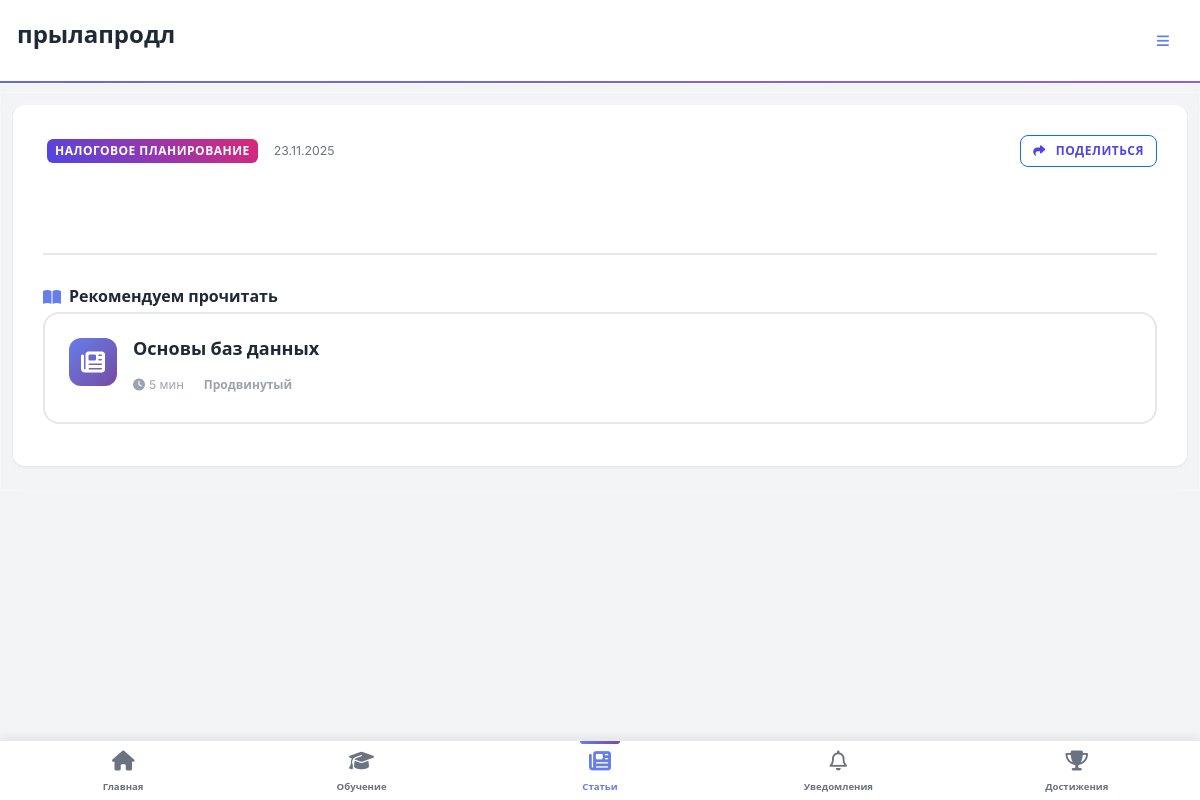
The app's page /articles/3/ (signed in) with its own data.
### game/models.py (models this page shows, shortened)
class Article(models.Model):
    title = models.CharField(max_length=200)
    content = models.TextField()
    topic = models.ForeignKey(Topic, on_delete=models.CASCADE)
    created_at = models.DateTimeField(auto_now_add=True)

class Topic(models.Model):
    MAIN_CATEGORIES = [
        ('basics', 'Основы финансов'),
        ('security', 'Безопасность'),
        ('investments', 'Инвестиции'),
        ('planning', 'Планирование'),
    ]
    name = models.CharField(max_length=100, unique=True)
    description = models.TextField(blank=True)
    icon = models.CharField(max_length=50, default="fa-graduation-cap")  # для иконок (Font Awesome)
    main_category = models.CharField(max_length=20, choices=MAIN_CATEGORIES, default='basics')
    order_in_category = models.PositiveIntegerField(default=1)
    is_active = models.BooleanField(default=True)
    is_subcategory = models.BooleanField(default=False)
    parent_category = models.ForeignKey('self', on_delete=models.CASCADE, null=True, blank=True)
    class Meta:
        ordering = ['main_category', 'order_in_category']

### game/views.py (the view)
# urls.py: path('articles/<int:pk>/', views.article_detail, name='article_detail'),  # /articles/1/
@login_required
def article_detail(request, pk):
    article = get_object_or_404(Article, pk=pk)
    related_articles = Article.objects.filter(
        topic=article.topic
    ).exclude(pk=pk).order_by('?')[:4]  # Случайный порядок, максимум 4
    return render(request, 'game/article_detail.html', {
        'article': article,
        'related_articles': related_articles
    })

### accounts/models.py (called while the page is built)
    def get_avatar_display(self):
        if self.avatar:
            return self.avatar.url
        elif self.default_avatar:
            return f"/static/avatars/default/{self.default_avatar}.svg"
        else:
            return None

### game/context_processors.py (called while the page is built)
def notifications_context(request):
    try:
        if request.user.is_authenticated:
            return {
                'unread_notifications_count': Notification.objects.filter(
                    user=request.user,
                    is_read=False
                ).count()
            }
    except Exception:
        pass
    return {'unread_notifications_count': 0}

def mobile_view_context(request):
    user_agent = request.META.get('HTTP_USER_AGENT', '').lower()
    mobile_keywords = [
        'mobile', 'android', 'iphone', 'ipod', 'ipad',
        'blackberry', 'windows phone', 'webos', 'opera mini',
        'iemobile', 'mobile safari'
    ]
    is_mobile = any(keyword in user_agent for keyword in mobile_keywords)
    if 'force_mobile_view' in request.session:
        is_mobile = request.session['force_mobile_view']
    return {
        'mobile_view': is_mobile
    }

def achievements_context(request):
    if request.user.is_authenticated:
        user_achievements = UserAchievement.objects.filter(
            user=request.user
        ).select_related('achievement').order_by('-earned_at')[:10]
        achievements_list = []
        for ua in user_achievements:
            achievements_list.append({
                'achievement': ua.achievement,
                'earned_at': ua.earned_at
            })
        return {
            'mobile_achievements': achievements_list,
            'mobile_achievements_count': UserAchievement.objects.filter(user=request.user).count()
        }
    return {
        'mobile_achievements': [],
        'mobile_achievements_count': 0
    }

### templates/game/article_detail.html (shortened to what this page needs)
{% extends 'base.html' %}
{% load static %}
{% block page_title %}{{ article.title }}{% endblock %}
{% block content %}
<div class="card">
  <div class="card-body">
    <div class="d-flex justify-content-between align-items-center mb-4">
      <div class="d-flex align-items-center gap-2">
        <span class="badge bg-primary">{{ article.topic.name }}</span>
        <span class="text-muted small">{{ article.created_at|date:"d.m.Y" }}</span>
      </div>
      <div class="article-actions">
        <button class="btn btn-sm btn-outline-primary" onclick="shareArticle()">
          <i class="fa-solid fa-share me-1"></i>Поделиться
        </button>
      </div>
    </div>
    <div class="article-content">
    </div>
    {% if related_articles %}
    <div class="related-articles mt-5">
      <h4 class="related-title">
        <i class="fa-solid fa-book-open me-2"></i>Рекомендуем прочитать
      </h4>
      <div class="row g-3">
        {% for related in related_articles %}
        <div class="col-md-6">
          <a href="{% url 'article_detail' related.id %}" class="related-article-card">
            <div class="related-icon">
              <i class="fa-solid fa-newspaper"></i>
            </div>
            <div class="related-content">
              <h5 class="related-article-title">{{ related.title }}</h5>
              <div class="related-meta">
                <span><i class="fa-solid fa-clock me-1"></i>{{ related.reading_time|default:"5 мин" }}</span>
                <span class="ms-2 difficulty-badge difficulty-{{ related.difficulty }}">
                  {% if related.difficulty == 'beginner' %}Начальный
                  {% elif related.difficulty == 'intermediate' %}Средний
                  {% else %}Продвинутый{% endif %}
                </span>
              </div>
            </div>
          </a>
        </div>
        {% endfor %}
      </div>
    </div>
    {% endif %}
  </div>
</div>
{% endblock %}

### static/css/finquest.css (style rules this page uses)
:root { --game-primary: #4f46e5; --game-secondary: #db2777; --game-accent: #d97706; --game-success: #059669; --game-danger: #dc2626; --game-dark: #111827; --game-surface: #f8fafc; --game-text: #0f172a; }
body { font-family: 'Inter', system-ui, -apple-system, Segoe UI, Roboto, sans-serif; color: var(--game-text); background: linear-gradient(135deg, #0f0f23 0%, #1a1a3e 25%, #2d1b69 50%, #1a1a3e 75%, #0f0f23 100%); min-height: 100vh; background-attachment: fixed; position: relative; overflow-x: hidden; }
body::before { content: ''; position: fixed; top: 0; left: 0; width: 100%; height: 100%; background: radial-gradient(circle at 20% 80%, rgba(120, 119, 198, 0.3) 0%, transparent 50%), radial-gradient(circle at 80% 20%, rgba(255, 119, 198, 0.3) 0%, transparent 50%), radial-gradient(circle at 40% 40%, rgba(120, 219, 255, 0.2) 0%, transparent 50%); animation: backgroundShift 20s ease-in-out infinite; z-index: -1; }
.card { border: none; background: linear-gradient(135deg, rgba(255,255,255,0.98) 0%, rgba(255,255,255,0.92) 100%); backdrop-filter: blur(20px); border-radius: 16px; box-shadow: 0 8px 32px rgba(0,0,0,0.2), 0 0 40px rgba(120, 119, 198, 0.15), inset 0 1px 0 rgba(255,255,255,0.2); border: 1px solid rgba(255,255,255,0.4); transition: all 0.3s ease; position: relative; overflow: hidden; color: var(--game-text); }
.card::before { content: ''; position: absolute; top: 0; left: -100%; width: 100%; height: 100%; background: linear-gradient(90deg, transparent, rgba(255,255,255,0.4), transparent); transition: left 0.6s ease; z-index: 1; }
.badge { border-radius: 20px; padding: 8px 16px; font-weight: 600; text-transform: uppercase; letter-spacing: 0.5px; font-size: 0.75rem; }
.badge.bg-primary { background: linear-gradient(45deg, var(--game-primary), var(--game-secondary)) !important; }
.btn { border-radius: 12px; font-weight: 700; padding: 12px 24px; transition: all 0.3s ease; text-transform: uppercase; letter-spacing: 0.5px; font-size: 0.875rem; position: relative; overflow: hidden; }
.btn::before { content: ''; position: absolute; top: 0; left: -100%; width: 100%; height: 100%; background: linear-gradient(90deg, transparent, rgba(255,255,255,0.3), transparent); transition: left 0.5s ease; }
.btn-outline-primary { color: var(--game-primary); background: rgba(255,255,255,0.8); backdrop-filter: blur(5px); font-weight: 600; }
.article-content { line-height: 1.6; color: #ffffff !important; }

### static/css/mobile-app.css (style rules this page uses)
body.mobile-view { scroll-behavior: smooth; -webkit-overflow-scrolling: touch; }

### templates/base.html (style rules this page uses)
body { padding-bottom: 0; }

### templates/game/article_detail.html (style rules this page uses)
.related-articles { padding-top: 2rem; border-top: 2px solid #e5e7eb; }
.related-title { color: #1f2937; font-weight: 700; margin-bottom: 1.5rem; display: flex; align-items: center; }
.related-title i { color: #667eea; }
.related-article-card { display: flex; gap: 1rem; padding: 1.5rem; border: 2px solid #e5e7eb; border-radius: 16px; text-decoration: none; color: inherit; transition: all 0.3s ease; height: 100%; }
.related-icon { width: 48px; height: 48px; display: flex; align-items: center; justify-content: center; background: linear-gradient(135deg, #667eea 0%, #764ba2 100%); border-radius: 12px; color: white; font-size: 1.5rem; flex-shrink: 0; }
.related-content { flex: 1; }
.related-article-title { font-size: 1.125rem; font-weight: 700; color: #1f2937; margin-bottom: 0.5rem; }
.related-meta { font-size: 0.75rem; color: #9ca3af; display: flex; align-items: center; }
.difficulty-badge { padding: 0.25rem 0.75rem; border-radius: 12px; font-weight: 600; font-size: 0.75rem; }
.article-content { line-height: 1.8; font-size: 1.05rem; color: #ffffff !important; }

### records on screen
Article: title "прылапродл", topic.name "НАЛОГОВОЕ ПЛАНИРОВАНИЕ", created_at "23.11.2025"
Article: title "Основы баз данных", reading_time "5 мин"
